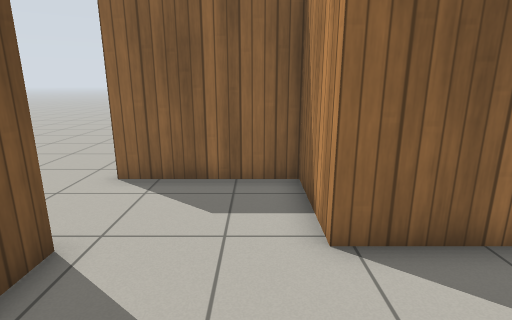
View 1 (above)

18 first-person views from a walk through a robot-simulator world made for Gazebo. The camera is 1.2 m above the floor, tilts 14° down and sees 80° across. The floor is counted in squares, 0.5 m on a side. Each view is taken from the middle of a square. On the plan, view 1 faces up. The plan holds only what a view shows up to about 18 squares ahead; the rest is blank. Gazebo's built-in surfaces are drawn with simple patterns.

View 2
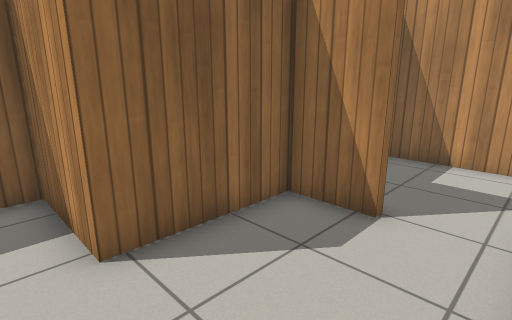

View 3
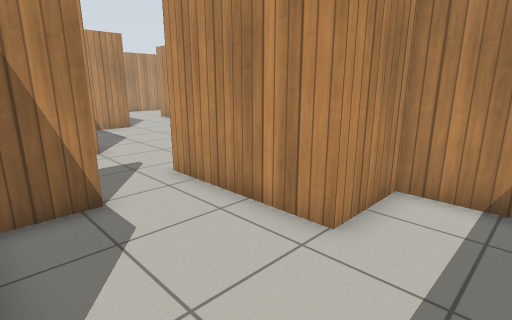

View 4
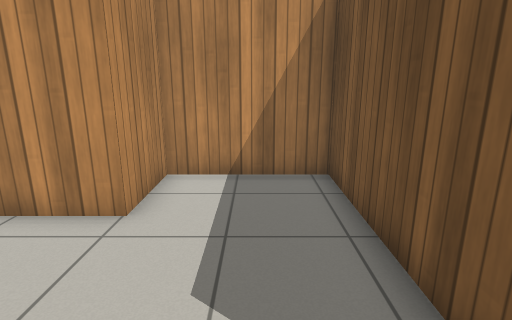

View 5
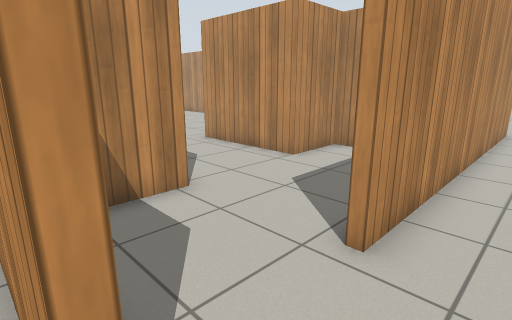

View 6
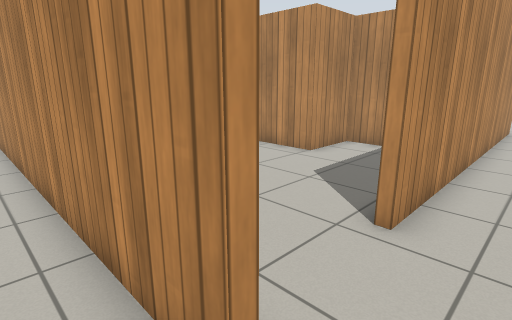

View 7
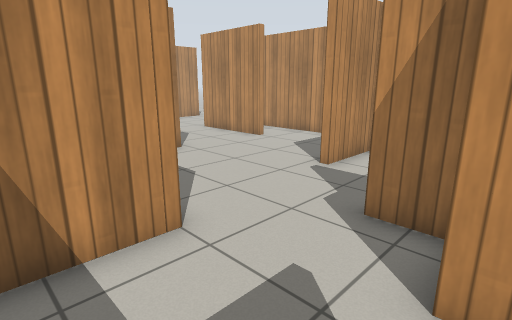

View 8
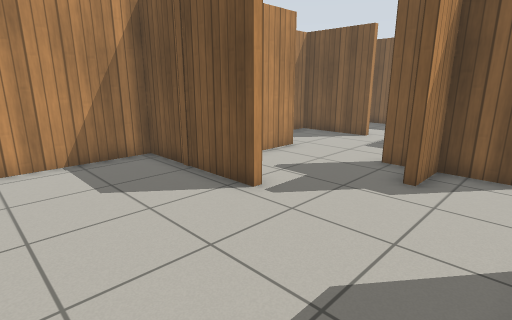

View 9
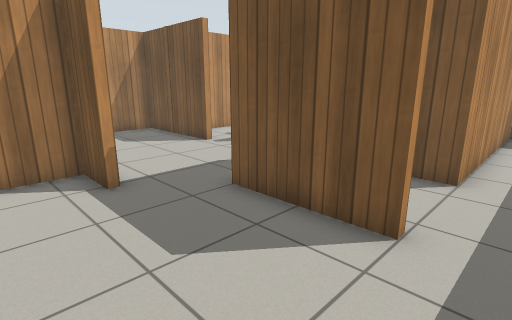

View 10
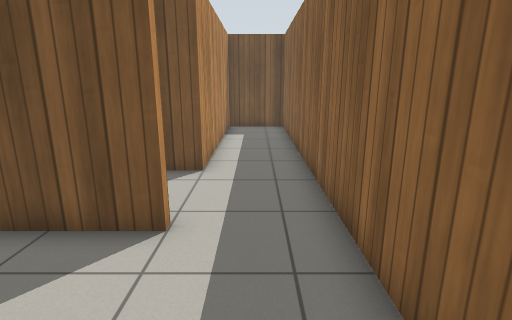

View 11
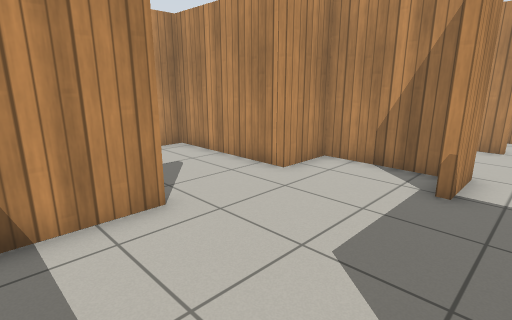

View 12
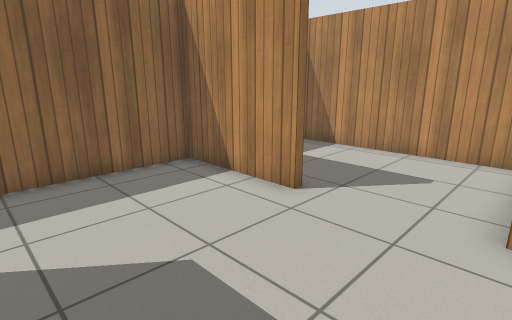

View 13
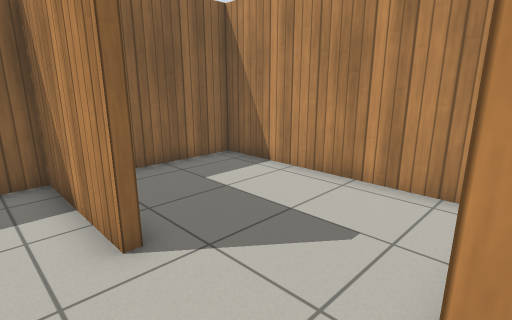

View 14
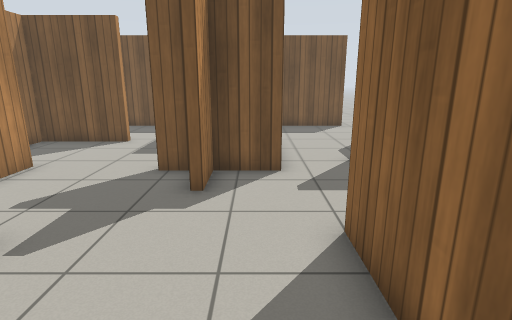

View 15
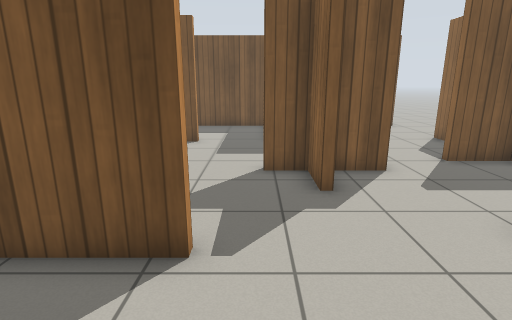

View 16
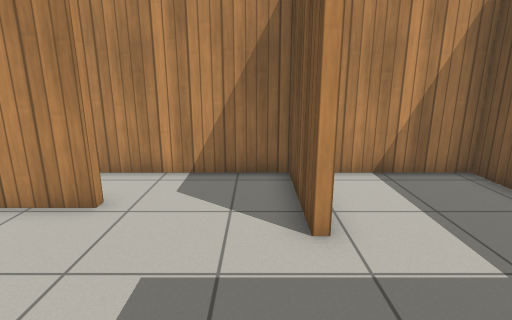

View 17
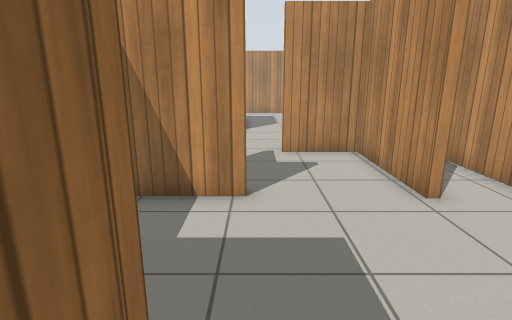

View 18
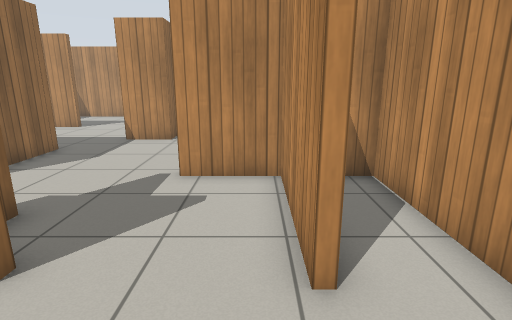

### Floor plan
Ten units are one square. View 1 is at (0, 0); x grows to the right and y downward. Boxes are objects, and circles mark ways between rooms. Rooms are numbered by the first view taken in them; rooms with no view inside come last. Other rooms are left out.
<svg viewBox="-50 -95 316 205">
<path fill="none" stroke="#000" d="M55 -41 55 -21 52 -21 52 -41M55 -42 11 -42M-30 -40 -30 30 14 30 14 3 66 3 66 22 83 22M103 -5 103 -40M11 -42 11 -75 -26 -75M-36 -78 96 -78M204 -31 204 -75 134 -75M143 -45 143 -5M167 11 167 30 204 30 204 7M108 50 111 50 111 75M161 75 208 75M175 33 164 33 164 11M143 -5 103 -5M-33 105 -33 -40 -30 -40M-26 -75 -36 -75M63 39 63 13M61 77 108 77 108 50M83 22 83 25 66 25 66 39M21 64 21 76M18 33 6 33M-30 35 -30 102 9 102M134 -75 14 -75 14 -45 106 -45 106 -34M204 7 261 7 261 -75 225 -75M21 76 21 102 108 102 108 94M111 75 111 102 185 102"/>
<circle cx="-10" cy="-40" r="3" fill="#2a7"/>
<circle cx="95" cy="15" r="3" fill="#2a7"/>
<circle cx="-30" cy="-60" r="3" fill="#2a7"/>
<circle cx="-45" cy="-80" r="3" fill="#2a7"/>
<circle cx="155" cy="5" r="3" fill="#2a7"/>
<circle cx="140" cy="-60" r="3" fill="#2a7"/>
<circle cx="210" cy="-15" r="3" fill="#2a7"/>
<circle cx="110" cy="20" r="3" fill="#2a7"/>
<circle cx="140" cy="80" r="3" fill="#2a7"/>
<circle cx="20" cy="50" r="3" fill="#2a7"/>
<circle cx="45" cy="80" r="3" fill="#2a7"/>
<text x="30" y="-10">1</text>
<text x="-10" y="-60">2</text>
<text x="200" y="-90">3</text>
<text x="180" y="-30">4</text>
<text x="120" y="60">5</text>
<text x="70" y="50">6</text>
<text x="0" y="60">7</text>
<text x="80" y="-60">8</text>
<text x="230" y="-30">9</text>
<text x="60" y="90">10</text>
<text x="150" y="90">11</text>
</svg>
Room 1 opens to room 2. Room 1 opens to room 6. Room 2 opens to room 5. Room 3 opens to room 5. Room 4 opens to room 5. Room 4 opens to room 8. Room 4 opens to room 9. Room 5 opens to room 6. Room 5 opens to room 11. Room 6 opens to room 7. Room 6 opens to room 10.

Where each view was taken, in squares from view 1:
view 1: 0 up, 0 right, facing up
view 2: 0 up, 0 right, facing up-right
view 3: 4 up, 1 left, facing down-right
view 4: 5 up, 1 left, facing down
view 5: 8 up, 5 left, facing down-right
view 6: 9 up, 5 left, facing down-right
view 7: 3 up, 6 right, facing down-right
view 8: 0 up, 16 right, facing down-left
view 9: 6 up, 19 right, facing down-left
view 10: 6 up, 19 right, facing left
view 11: 6 up, 15 right, facing down-right
view 12: 1 down, 15 right, facing up-right
view 13: 1 down, 19 right, facing up-right
view 14: 1 down, 15 right, facing left
view 15: 4 down, 15 right, facing left
view 16: 2 down, 3 right, facing down
view 17: 4 down, 0 right, facing right
view 18: 7 down, 3 right, facing right
